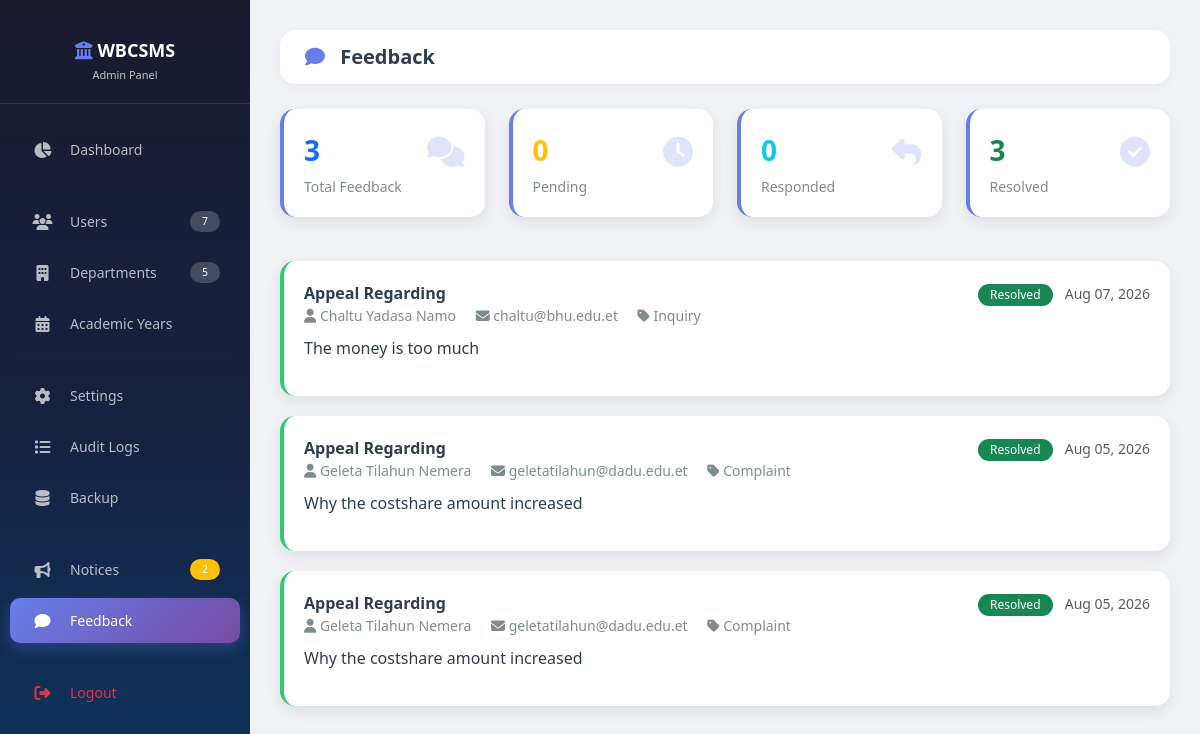
/modules/officer/feedback.php (signed in), run on the app's committed database.
### tables this page shows
CREATE TABLE `feedback` (
  `feedback_id` int(11) NOT NULL,
  `student_id` int(11) NOT NULL,
  `subject` varchar(200) NOT NULL,
  `message` text NOT NULL,
  `category` enum('general','complaint','suggestion','inquiry') DEFAULT 'general',
  `status` enum('pending','read','responded','resolved') DEFAULT 'pending',
  `response` text,
  `responded_by` int(11) DEFAULT NULL,
  `response_date` datetime DEFAULT NULL,
  `created_at` timestamp NOT NULL DEFAULT CURRENT_TIMESTAMP
);

CREATE TABLE `users` (
  `user_id` int(11) NOT NULL,
  `username` varchar(50) NOT NULL,
  `email` varchar(100) NOT NULL,
  `password_hash` varchar(255) NOT NULL,
  `full_name` varchar(100) NOT NULL,
  `role_id` int(11) NOT NULL,
  `dept_id` int(11) DEFAULT NULL,
  `student_id` varchar(20) DEFAULT NULL,
  `phone` varchar(20) DEFAULT NULL,
  `profile_image` varchar(255) DEFAULT NULL,
  `is_active` tinyint(1) DEFAULT '1',
  `is_verified` tinyint(1) DEFAULT '0',
  `last_login` datetime DEFAULT NULL,
  `created_at` timestamp NOT NULL DEFAULT CURRENT_TIMESTAMP,
  `updated_at` timestamp NOT NULL DEFAULT CURRENT_TIMESTAMP ON UPDATE CURRENT_TIMESTAMP,
  `remember_token` varchar(255) DEFAULT NULL
);

### includes/auth.php (called while the page is built, shortened)
<?php
class Auth {
    public static function hasRole($roleId) {
        return isset($_SESSION['role_id']) && $_SESSION['role_id'] == $roleId;
    }
}
?>

### includes/functions.php (called while the page is built, shortened)
<?php
function timeAgo($datetime) {
    $time = strtotime($datetime);
    $diff = time() - $time;
    return date('M d, Y', $time);
}
?>

### modules/officer/feedback.php (the view, shortened to what this page needs)
<?php
require_once '../../includes/auth.php';
require_once '../../includes/functions.php';
$studentId = null;
if (Auth::hasRole(ROLE_STUDENT)) {
    $feedback = $pdo->prepare("
        SELECT f.*, u.full_name as student_name
        FROM feedback f
        LEFT JOIN students s ON f.student_id = s.student_id
        LEFT JOIN users u ON s.user_id = u.user_id
        WHERE f.student_id = ?
        ORDER BY f.created_at DESC
    ");
    $feedback->execute([$studentId]);
    $feedbackList = $feedback->fetchAll();
} else {
    $feedback = $pdo->query("
        SELECT f.*,
               u.full_name as student_name,
               u.email as student_email,
               r.full_name as responder_name
        FROM feedback f
        LEFT JOIN students s ON f.student_id = s.student_id
        LEFT JOIN users u ON s.user_id = u.user_id
        LEFT JOIN users r ON f.responded_by = r.user_id
        ORDER BY f.created_at DESC
    ");
    $feedbackList = $feedback->fetchAll();
}
$stats = [];
$stats['total'] = count($feedbackList);
$stats['pending'] = array_filter($feedbackList, function($f) { return $f['status'] == 'pending'; });
$stats['responded'] = array_filter($feedbackList, function($f) { return $f['status'] == 'responded'; });
$stats['resolved'] = array_filter($feedbackList, function($f) { return $f['status'] == 'resolved'; });
?>
<!DOCTYPE html>
<html lang="en">
<head>
    <link href="https://cdn.jsdelivr.net/npm/bootstrap@5.3.0/dist/css/bootstrap.min.css" rel="stylesheet">
    <link rel="stylesheet" href="https://cdnjs.cloudflare.com/ajax/libs/font-awesome/6.4.0/css/all.min.css">
    <link href="../assets/css/style.css" rel="stylesheet">
</head>
<body>
    <?php
    if (Auth::hasRole(ROLE_ADMIN)) {
        include '../includes/admin_sidebar.php';
    } elseif (Auth::hasRole(ROLE_OFFICER)) {
        include '../../includes/officer_sidebar.php';
    } else {
        include '../../includes/student_sidebar.php';
    }
    ?>
    <div class="main-content">
        <div class="top-nav">
            <h5><i class="fas fa-comment"></i> Feedback</h5>
        </div>
        <?php if (!Auth::hasRole(ROLE_STUDENT)): ?>
        <div class="row g-4 mb-4">
            <div class="col-md-3">
                <div class="stats-card">
                    <div class="icon"><i class="fas fa-comments"></i></div>
                    <div class="number text-primary"><?php echo $stats['total']; ?></div>
                    <div class="label">Total Feedback</div>
                </div>
            </div>
            <div class="col-md-3">
                <div class="stats-card">
                    <div class="icon"><i class="fas fa-clock"></i></div>
                    <div class="number text-warning"><?php echo count($stats['pending']); ?></div>
                    <div class="label">Pending</div>
                </div>
            </div>
            <div class="col-md-3">
                <div class="stats-card">
                    <div class="icon"><i class="fas fa-reply"></i></div>
                    <div class="number text-info"><?php echo count($stats['responded']); ?></div>
                    <div class="label">Responded</div>
                </div>
            </div>
            <div class="col-md-3">
                <div class="stats-card">
                    <div class="icon"><i class="fas fa-check-circle"></i></div>
                    <div class="number text-success"><?php echo count($stats['resolved']); ?></div>
                    <div class="label">Resolved</div>
                </div>
            </div>
        </div>
        <?php endif; ?>
        <?php if (empty($feedbackList)): ?>
            <div class="card">
                <div class="card-body text-center py-5">
                    <i class="fas fa-inbox fa-4x text-muted mb-3"></i>
                    <h5>No Feedback Found</h5>
                    <p class="text-muted">
                        <?php if (Auth::hasRole(ROLE_STUDENT)): ?>
                            You haven't submitted any feedback yet. Click "Submit Feedback" to share your thoughts.
                        <?php else: ?>
                            No feedback has been submitted yet.
                        <?php endif; ?>
                    </p>
                </div>
            </div>
        <?php else: ?>
            <?php foreach ($feedbackList as $item): ?>
            <div class="feedback-card <?php echo $item['status']; ?>">
                <div class="feedback-header">
                    <div>
                        <div class="subject"><?php echo htmlspecialchars($item['subject']); ?></div>
                        <div class="student">
                            <i class="fas fa-user"></i>
                            <?php echo htmlspecialchars($item['student_name'] ?? 'Student'); ?>
                            <?php if (isset($item['student_email'])): ?>
                                <span class="ms-3">
                                    <i class="fas fa-envelope"></i>
                                    <?php echo htmlspecialchars($item['student_email']); ?>
                                </span>
                            <?php endif; ?>
                            <span class="ms-3">
                                <i class="fas fa-tag"></i>
                                <?php echo ucfirst($item['category']); ?>
                            </span>
                        </div>
                    </div>
                    <div>
                        <?php if ($item['status'] == 'pending'): ?>
                            <span class="badge bg-warning">Pending</span>
                        <?php elseif ($item['status'] == 'read'): ?>
                            <span class="badge bg-info">Read</span>
                        <?php elseif ($item['status'] == 'responded'): ?>
                            <span class="badge bg-primary">Responded</span>
                        <?php elseif ($item['status'] == 'resolved'): ?>
                            <span class="badge bg-success">Resolved</span>
                        <?php endif; ?>
                        <small class="text-muted ms-2"><?php echo timeAgo($item['created_at']); ?></small>
                    </div>
                </div>
                <div class="feedback-body">
                    <p><?php echo nl2br(htmlspecialchars($item['message'])); ?></p>
                </div>
            </div>
            <?php endforeach; ?>
        <?php endif; ?>
    </div>
</body>
</html>

### assets/css/style.css (style rules this page uses)
* { margin: 0; padding: 0; box-sizing: border-box; }
body { font-family: 'Segoe UI', Tahoma, Geneva, Verdana, sans-serif; background: #f0f2f5; color: #2C3E50; }
.main-content { margin-left: 250px; padding: 30px; min-height: 100vh; }
.top-nav { background: white; padding: 15px 25px; border-radius: 15px; box-shadow: 0 2px 10px rgba(0,0,0,0.05); margin-bottom: 25px; display: flex; justify-content: space-between; align-items: center; }
.top-nav h5 { margin: 0; font-weight: 700; color: #2C3E50; }
.top-nav h5 i { color: #667eea; margin-right: 10px; }
.stats-card { background: white; border-radius: 15px; padding: 25px; box-shadow: 0 5px 15px rgba(0,0,0,0.08); transition: transform 0.3s, box-shadow 0.3s; border-left: 4px solid #667eea; margin-bottom: 20px; }
.stats-card .icon { font-size: 30px; opacity: 0.3; float: right; color: #667eea; }
.stats-card .number { font-size: 28px; font-weight: 700; color: #2C3E50; }
.stats-card .label { color: #7f8c8d; font-size: 14px; margin-top: 5px; }
.badge { padding: 5px 12px; border-radius: 20px; font-weight: 500; }

### modules/officer/feedback.php (style rules this page uses)
.feedback-card { background: white; border-radius: 15px; padding: 20px; box-shadow: 0 5px 15px rgba(0,0,0,0.08); margin-bottom: 20px; border-left: 4px solid #667eea; transition: all 0.3s; }
.feedback-card.resolved { border-left-color: #2ecc71; }
.feedback-header { display: flex; justify-content: space-between; align-items: flex-start; }
.feedback-header .subject { font-weight: 700; font-size: 16px; }
.feedback-header .student { color: #7f8c8d; font-size: 14px; }
.feedback-body { margin: 10px 0; }
.stats-card { background: white; border-radius: 15px; padding: 20px; box-shadow: 0 5px 15px rgba(0,0,0,0.08); }
.stats-card .number { font-size: 28px; font-weight: 700; }
.stats-card .label { color: #7f8c8d; font-size: 14px; }
.stats-card .icon { float: right; font-size: 30px; opacity: 0.2; }

### includes/admin_sidebar.php (style rules this page uses)
.main-content { margin-left: 250px; padding: 30px; min-height: 100vh; background: #f0f2f5; }
.top-nav { background: white; padding: 15px 25px; border-radius: 15px; box-shadow: 0 2px 10px rgba(0,0,0,0.05); margin-bottom: 25px; display: flex; justify-content: space-between; align-items: center; }
.top-nav h5 { margin: 0; font-weight: 700; color: #2C3E50; }
.top-nav h5 i { color: #667eea; margin-right: 10px; }

### data on the page
feedback: subject "Appeal Regarding", users.full_name "Chaltu Yadasa Namo", users.email "chaltu@bhu.edu.et", category "Inquiry", status "Resolved", created_at "Aug 07, 2026", message "The money is too much"
feedback: subject "Appeal Regarding", users.full_name "Geleta Tilahun Nemera", users.email "geletatilahun@dadu.edu.et", category "Complaint", status "Resolved", created_at "Aug 05, 2026", message "Why the costshare amount increased"
feedback: subject "Appeal Regarding", users.full_name "Geleta Tilahun Nemera", users.email "geletatilahun@dadu.edu.et", category "Complaint", status "Resolved", created_at "Aug 05, 2026", message "Why the costshare amount increased"

### other printed values
$userCount "7"
$deptCount "5"
$noticeCount "2"
$stats['total'] "3"
count($stats['pending']) "0"
count($stats['responded']) "0"
count($stats['resolved']) "3"
